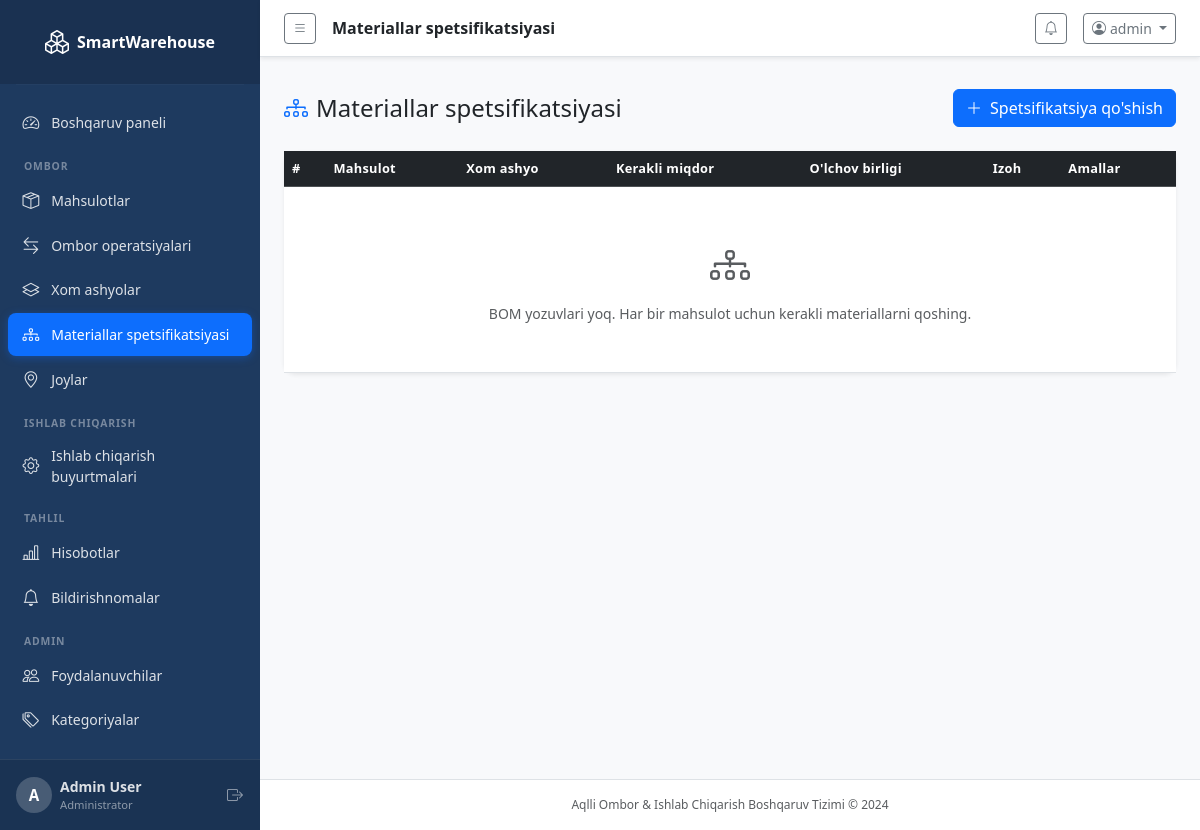
The page /inventory/bom/ (signed in) on the database as committed earlier.
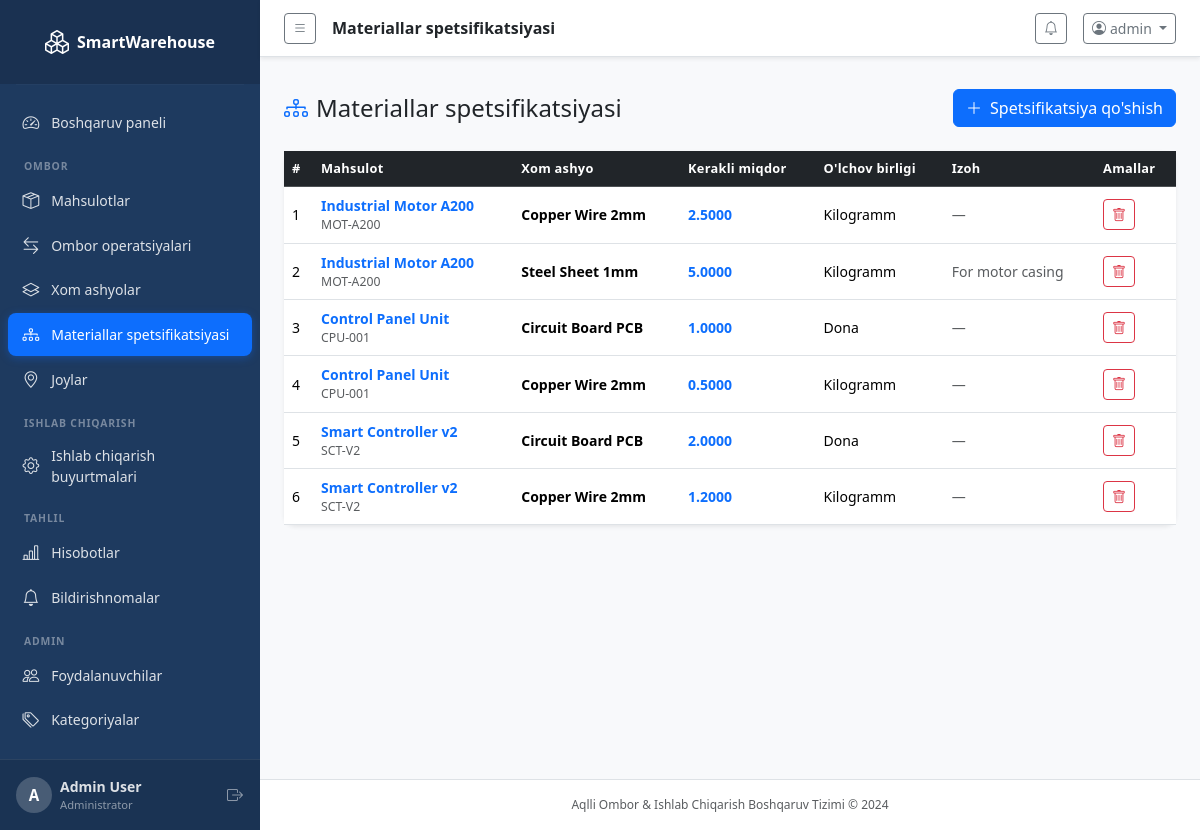
The same page on the database as committed later.
### inventory/models.py (models this page shows, shortened)
class BillOfMaterials(models.Model):
    product = models.ForeignKey(Product, on_delete=models.CASCADE, related_name='bom_items')
    raw_material = models.ForeignKey(RawMaterial, on_delete=models.CASCADE, related_name='bom_items')
    quantity_required = models.DecimalField(max_digits=12, decimal_places=4)
    notes = models.TextField(blank=True)
    class Meta:
        unique_together = ('product', 'raw_material')
        verbose_name = 'Bill of Materials'
        verbose_name_plural = 'Bills of Materials'

class Product(models.Model):
    UNIT_CHOICES = [
        ('pcs', 'Dona'),
        ('kg', 'Kilogramm'),
        ('g', 'Gramm'),
        ('l', 'Litr'),
        ('ml', 'Millilitr'),
        ('m', 'Metr'),
        ('m2', 'Kv. metr'),
        ('m3', 'Kub metr'),
        ('box', 'Quti'),
        ('pack', 'Paket'),
    ]
    product_name = models.CharField(max_length=200)
    sku = models.CharField(max_length=50, unique=True, verbose_name='MXIK')
    category = models.ForeignKey(Category, on_delete=models.SET_NULL, null=True, blank=True, related_name='products')
    unit = models.CharField(max_length=10, choices=UNIT_CHOICES, default='pcs')
    minimum_stock = models.DecimalField(max_digits=12, decimal_places=2, default=0)
    current_stock = models.DecimalField(max_digits=12, decimal_places=2, default=0)
    default_location = models.ForeignKey(WarehouseLocation, on_delete=models.SET_NULL, null=True, blank=True)
    description = models.TextField(blank=True)
    created_at = models.DateTimeField(auto_now_add=True)
    updated_at = models.DateTimeField(auto_now=True)
    class Meta:
        ordering = ['product_name']

class RawMaterial(models.Model):
    UNIT_CHOICES = Product.UNIT_CHOICES
    name = models.CharField(max_length=200)
    code = models.CharField(max_length=50, unique=True)
    unit = models.CharField(max_length=10, choices=UNIT_CHOICES, default='kg')
    current_stock = models.DecimalField(max_digits=12, decimal_places=2, default=0)
    minimum_stock = models.DecimalField(max_digits=12, decimal_places=2, default=0)
    location = models.ForeignKey(WarehouseLocation, on_delete=models.SET_NULL, null=True, blank=True)
    description = models.TextField(blank=True)
    created_at = models.DateTimeField(auto_now_add=True)
    updated_at = models.DateTimeField(auto_now=True)
    class Meta:
        ordering = ['name']

### inventory/views.py (the view)
# urls.py: path('bom/', views.bom_list, name='bom_list'),
@login_required
def bom_list(request):
    bom_items = BillOfMaterials.objects.select_related('product', 'raw_material').all()
    return render(request, 'inventory/bom.html', {'bom_items': bom_items})

### accounts/models.py (called while the page is built)
    @property
    def is_admin(self):
        return self.role == 'admin' or self.is_superuser

### dashboard/context_processors.py (called while the page is built)
def notifications_processor(request):
    if request.user.is_authenticated:
        unread_notifications = Notification.objects.filter(is_read=False).order_by('-created_at')[:10]
        unread_count = Notification.objects.filter(is_read=False).count()
        return {
            'unread_notifications': unread_notifications,
            'unread_count': unread_count,
        }
    return {}

### templates/inventory/bom.html (shortened to what this page needs)
{% extends 'base.html' %}
{% block page_title %}Materiallar spetsifikatsiyasi{% endblock %}
{% block content %}
<div class="d-flex justify-content-between align-items-center mb-4 mt-3">
  <h4 class="mb-0"><i class="bi bi-diagram-3 me-2 text-primary"></i>Materiallar spetsifikatsiyasi</h4>
  <a href="{% url 'inventory:bom_create' %}" class="btn btn-primary">
    <i class="bi bi-plus-lg me-2"></i>Spetsifikatsiya qo'shish
  </a>
</div>
<div class="card border-0 shadow-sm">
  <div class="card-body p-0">
    <div class="table-responsive">
      <table class="table table-hover align-middle mb-0">
        <thead class="table-dark">
          <tr><th>#</th><th>Mahsulot</th><th>Xom ashyo</th><th>Kerakli miqdor</th><th>O'lchov birligi</th><th>Izoh</th><th>Amallar</th></tr>
        </thead>
        <tbody>
          {% for item in bom_items %}
          <tr>
            <td>{{ forloop.counter }}</td>
            <td>
              <a href="{% url 'inventory:product_detail' item.product.pk %}" class="text-decoration-none fw-semibold">{{ item.product.product_name }}</a>
              <div class="text-muted small">{{ item.product.sku }}</div>
            </td>
            <td class="fw-semibold">{{ item.raw_material.name }}</td>
            <td class="fw-bold text-primary">{{ item.quantity_required }}</td>
            <td>{{ item.raw_material.get_unit_display }}</td>
            <td class="small text-muted">{{ item.notes|default:'—' }}</td>
            <td>
              <form method="post" action="{% url 'inventory:bom_delete' item.pk %}" class="d-inline">
                <button type="submit" class="btn btn-sm btn-outline-danger" onclick="return confirm('Ushbu BOM yozuvini ochirasizmi?')">
                  <i class="bi bi-trash"></i>
                </button>
              </form>
            </td>
          </tr>
          {% empty %}
          <tr><td colspan="7" class="text-center text-muted py-5">
            <i class="bi bi-diagram-3 fs-1 d-block mb-2"></i>BOM yozuvlari yoq. Har bir mahsulot uchun kerakli materiallarni qoshing.
          </td></tr>
          {% endfor %}
        </tbody>
      </table>
    </div>
  </div>
</div>
{% endblock %}

Rows that differ between the two databases and show on the page:
added BillOfMaterials: product.product_name "Industrial Motor A200", product.sku "MOT-A200", raw_material.name "Copper Wire 2mm", quantity_required "2.5000", raw_material.unit "Kilogramm", notes "—"
added BillOfMaterials: product.product_name "Industrial Motor A200", product.sku "MOT-A200", raw_material.name "Steel Sheet 1mm", quantity_required "5.0000", raw_material.unit "Kilogramm", notes "For motor casing"
added BillOfMaterials: product.product_name "Control Panel Unit", product.sku "CPU-001", raw_material.name "Circuit Board PCB", quantity_required "1.0000", raw_material.unit "Dona", notes "—"
added BillOfMaterials: product.product_name "Control Panel Unit", product.sku "CPU-001", raw_material.name "Copper Wire 2mm", quantity_required "0.5000", raw_material.unit "Kilogramm", notes "—"
added BillOfMaterials: product.product_name "Smart Controller v2", product.sku "SCT-V2", raw_material.name "Circuit Board PCB", quantity_required "2.0000", raw_material.unit "Dona", notes "—"
added BillOfMaterials: product.product_name "Smart Controller v2", product.sku "SCT-V2", raw_material.name "Copper Wire 2mm", quantity_required "1.2000", raw_material.unit "Kilogramm", notes "—"
Other text that changed with them:
text no longer shown: "BOM yozuvlari yoq. Har bir mahsulot uchun kerakli materiallarni qoshing."
